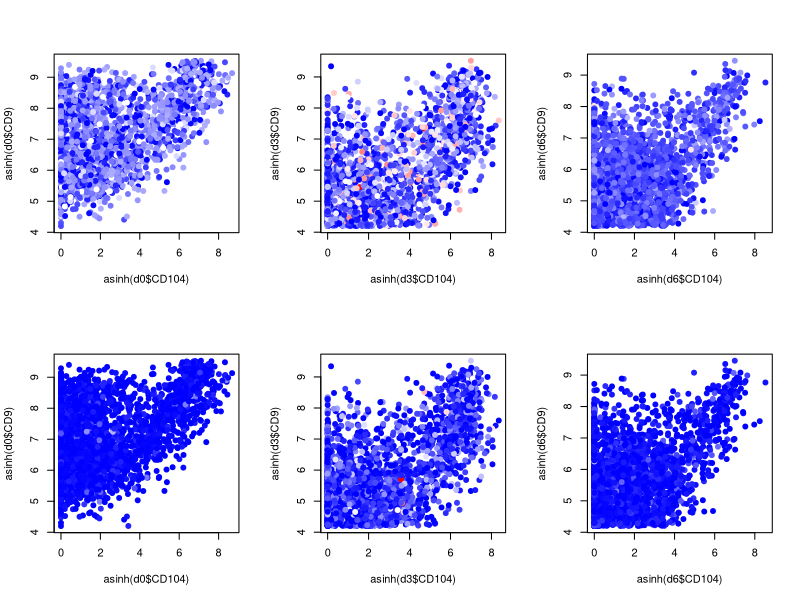

The R source for this figure:
library(gplots) # needed for color palette

# load data
d <- read.csv('../../Data/Porpiglia/FR-FCM-ZY3K_gated.csv', as.is=TRUE)
#########
#DAY 0 ##
########
# subset day0 only
d0 <- d[d$sample == "Day0",]

mycol <- bluered(100)

par(mfrow=c(2,3))
# plot points by CD104 and CD9 values colored by IdU value scaled to max value in full data
plot(asinh(d0$CD104), asinh(d0$CD9), 
     col=mycol[100*d0$IdU/max(d$IdU)], pch=19)

#DAY 3 
# subset day3 only
d3 <- d[d$sample == "Day3",]

mycol <- bluered(100)


# plot points by CD104 and CD9 values colored by IdU value scaled to max value in full data
plot(asinh(d3$CD104), asinh(d3$CD9), 
     col=mycol[100*d3$IdU/max(d$IdU)], pch=19)

#DAY6
# subset day6 only
d6 <- d[d$sample == "Day6",]

mycol <- bluered(100)


# plot points by CD104 and CD9 values colored by IdU value scaled to max value in full data
plot(asinh(d6$CD104), asinh(d6$CD9), 
     col=mycol[100*d6$IdU/max(d$IdU)], pch=19)

#MYoD 
## plot points by CD104 and CD9 values colored by MyoD value scaled to max value in full data

## Day 0 
plot(asinh(d0$CD104), asinh(d0$CD9), 
     col=mycol[100*d0$MyoD/max(d$MyoD)], pch=19)

## Day 3 
# plot points by CD104 and CD9 values colored by IdU value scaled to max value in full data
plot(asinh(d3$CD104), asinh(d3$CD9), 
     col=mycol[100*d3$MyoD/max(d$MyoD)], pch=19)

##Day 6 
# plot points by CD104 and CD9 values colored by IdU value scaled to max value in full data
plot(asinh(d6$CD104), asinh(d6$CD9), 
     col=mycol[100*d6$MyoD/max(d$MyoD)], pch=19)
